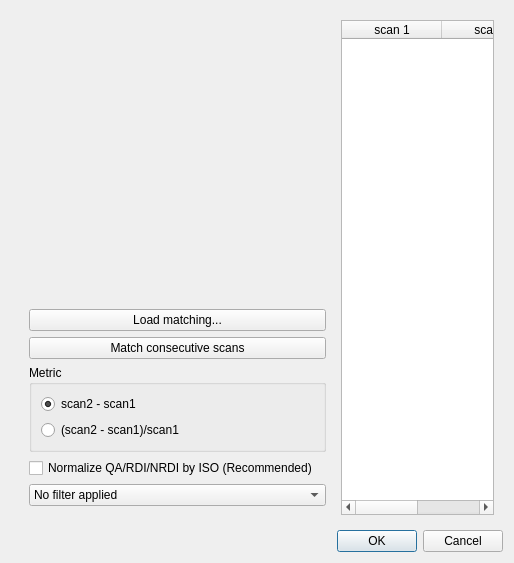
<?xml version="1.0" encoding="UTF-8"?>
<ui version="4.0">
 <class>match_db</class>
 <widget class="QDialog" name="match_db">
  <property name="geometry">
   <rect>
    <x>0</x>
    <y>0</y>
    <width>514</width>
    <height>563</height>
   </rect>
  </property>
  <property name="windowTitle">
   <string>Calculate difference</string>
  </property>
  <layout class="QVBoxLayout" name="verticalLayout_2">
   <item>
    <widget class="QWidget" name="widget_2" native="true">
     <layout class="QHBoxLayout" name="horizontalLayout">
      <item>
       <widget class="QWidget" name="widget" native="true">
        <layout class="QVBoxLayout" name="verticalLayout">
         <item>
          <spacer name="verticalSpacer">
           <property name="orientation">
            <enum>Qt::Vertical</enum>
           </property>
           <property name="sizeHint" stdset="0">
            <size>
             <width>20</width>
             <height>40</height>
            </size>
           </property>
          </spacer>
         </item>
         <item>
          <widget class="QPushButton" name="load_match">
           <property name="text">
            <string>Load matching...</string>
           </property>
          </widget>
         </item>
         <item>
          <widget class="QPushButton" name="match_consecutive">
           <property name="text">
            <string>Match consecutive scans</string>
           </property>
          </widget>
         </item>
         <item>
          <widget class="QGroupBox" name="groupBox_3">
           <property name="title">
            <string>Metric</string>
           </property>
           <layout class="QVBoxLayout" name="verticalLayout_28">
            <item>
             <widget class="QRadioButton" name="dif_type1">
              <property name="text">
               <string>scan2 - scan1</string>
              </property>
              <property name="checked">
               <bool>true</bool>
              </property>
             </widget>
            </item>
            <item>
             <widget class="QRadioButton" name="dif_type2">
              <property name="text">
               <string>(scan2 - scan1)/scan1</string>
              </property>
             </widget>
            </item>
           </layout>
          </widget>
         </item>
         <item>
          <widget class="QCheckBox" name="normalize_iso">
           <property name="text">
            <string>Normalize QA/RDI/NRDI by ISO (Recommended)</string>
           </property>
          </widget>
         </item>
         <item>
          <widget class="QComboBox" name="inc_dec_filter">
           <item>
            <property name="text">
             <string>No filter applied</string>
            </property>
           </item>
           <item>
            <property name="text">
             <string>Study only increased values in follow-up (scan2)</string>
            </property>
           </item>
           <item>
            <property name="text">
             <string>Study only decreased values in follow-up (scan2)</string>
            </property>
           </item>
          </widget>
         </item>
        </layout>
       </widget>
      </item>
      <item>
       <widget class="QTableWidget" name="match_table">
        <property name="sizePolicy">
         <sizepolicy hsizetype="Expanding" vsizetype="Expanding">
          <horstretch>0</horstretch>
          <verstretch>0</verstretch>
         </sizepolicy>
        </property>
        <property name="selectionMode">
         <enum>QAbstractItemView::SingleSelection</enum>
        </property>
        <property name="selectionBehavior">
         <enum>QAbstractItemView::SelectRows</enum>
        </property>
        <column>
         <property name="text">
          <string>scan 1</string>
         </property>
        </column>
        <column>
         <property name="text">
          <string>scan 2</string>
         </property>
        </column>
       </widget>
      </item>
     </layout>
    </widget>
   </item>
   <item>
    <widget class="QDialogButtonBox" name="buttonBox">
     <property name="orientation">
      <enum>Qt::Horizontal</enum>
     </property>
     <property name="standardButtons">
      <set>QDialogButtonBox::Cancel|QDialogButtonBox::Ok</set>
     </property>
    </widget>
   </item>
  </layout>
 </widget>
 <resources/>
 <connections>
  <connection>
   <sender>buttonBox</sender>
   <signal>accepted()</signal>
   <receiver>match_db</receiver>
   <slot>accept()</slot>
   <hints>
    <hint type="sourcelabel">
     <x>248</x>
     <y>254</y>
    </hint>
    <hint type="destinationlabel">
     <x>157</x>
     <y>274</y>
    </hint>
   </hints>
  </connection>
  <connection>
   <sender>buttonBox</sender>
   <signal>rejected()</signal>
   <receiver>match_db</receiver>
   <slot>reject()</slot>
   <hints>
    <hint type="sourcelabel">
     <x>316</x>
     <y>260</y>
    </hint>
    <hint type="destinationlabel">
     <x>286</x>
     <y>274</y>
    </hint>
   </hints>
  </connection>
 </connections>
</ui>
